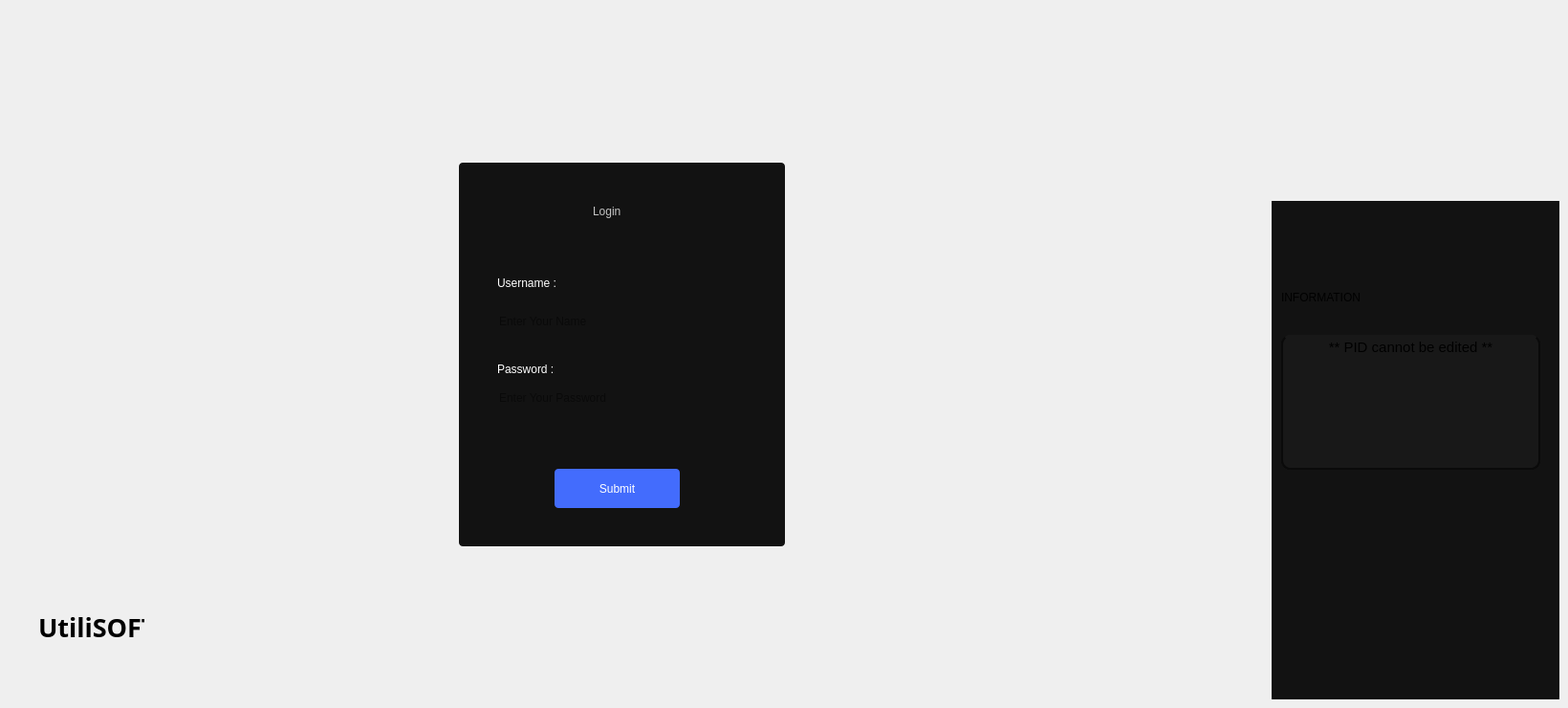
    <widget class="QWidget" name="login">
     <widget class="QWidget" name="widget_96" native="true">
      <property name="geometry">
       <rect>
        <x>1330</x>
        <y>210</y>
        <width>301</width>
        <height>521</height>
       </rect>
      </property>
      <property name="styleSheet">
       <string notr="true">background:#121212;
border: 2px solid #0a0a0a;
border-top:none;</string>
      </property>
      <widget class="QWidget" name="widget_97" native="true">
       <property name="geometry">
        <rect>
         <x>10</x>
         <y>140</y>
         <width>271</width>
         <height>141</height>
        </rect>
       </property>
       <property name="styleSheet">
        <string notr="true">border-radius: 10px;
background:#181818;</string>
       </property>
       <widget class="QTextEdit" name="textEdit_2">
        <property name="geometry">
         <rect>
          <x>0</x>
          <y>0</y>
          <width>271</width>
          <height>141</height>
         </rect>
        </property>
        <property name="styleSheet">
         <string notr="true">font: 12pt &quot;Microsoft Sans Serif&quot;;</string>
        </property>
        <property name="html">
         <string>&lt;!DOCTYPE HTML PUBLIC &quot;-//W3C//DTD HTML 4.0//EN&quot; &quot;http://www.w3.org/TR/REC-html40/strict.dtd&quot;&gt;
&lt;html&gt;&lt;head&gt;&lt;meta name=&quot;qrichtext&quot; content=&quot;1&quot; /&gt;&lt;meta charset=&quot;utf-8&quot; /&gt;&lt;style type=&quot;text/css&quot;&gt;
p, li { white-space: pre-wrap; }
hr { height: 1px; border-width: 0; }
li.unchecked::marker { content: &quot;\2610&quot;; }
li.checked::marker { content: &quot;\2612&quot;; }
&lt;/style&gt;&lt;/head&gt;&lt;body style=&quot; font-family:'Microsoft Sans Serif'; font-size:12pt; font-weight:400; font-style:normal;&quot;&gt;
&lt;p align=&quot;center&quot; style=&quot; margin-top:0px; margin-bottom:0px; margin-left:0px; margin-right:0px; -qt-block-indent:0; text-indent:0px;&quot;&gt;&lt;span style=&quot; font-family:'Segoe UI'; font-size:11pt;&quot;&gt;** PID cannot be edited **&lt;/span&gt;&lt;/p&gt;
&lt;p align=&quot;center&quot; style=&quot;-qt-paragraph-type:empty; margin-top:0px; margin-bottom:0px; margin-left:0px; margin-right:0px; -qt-block-indent:0; text-indent:0px; font-family:'Segoe UI'; font-size:11pt;&quot;&gt;&lt;br /&gt;&lt;/p&gt;
&lt;p align=&quot;center&quot; style=&quot;-qt-paragraph-type:empty; margin-top:0px; margin-bottom:0px; margin-left:0px; margin-right:0px; -qt-block-indent:0; text-indent:0px; font-family:'Segoe UI'; font-size:11pt;&quot;&gt;&lt;br /&gt;&lt;/p&gt;&lt;/body&gt;&lt;/html&gt;</string>
        </property>
       </widget>
      </widget>
      <widget class="QWidget" name="widget_98" native="true">
       <property name="geometry">
        <rect>
         <x>980</x>
         <y>0</y>
         <width>301</width>
         <height>720</height>
        </rect>
       </property>
       <property name="styleSheet">
        <string notr="true">background:#0a0a0a;
border: 2px solid #121212;
border-top:none;</string>
       </property>
       <widget class="QLabel" name="label_286">
        <property name="geometry">
         <rect>
          <x>20</x>
          <y>20</y>
          <width>111</width>
          <height>61</height>
         </rect>
        </property>
        <property name="styleSheet">
         <string notr="true">font: 16pt &quot;Sans Serif Collection&quot;;
border:none;</string>
        </property>
        <property name="text">
         <string>Overview</string>
        </property>
       </widget>
       <widget class="QWidget" name="widget_99" native="true">
        <property name="geometry">
         <rect>
          <x>20</x>
          <y>80</y>
          <width>271</width>
          <height>141</height>
         </rect>
        </property>
        <property name="styleSheet">
         <string notr="true">border-radius: 10px;
background:#181818;</string>
        </property>
        <widget class="QLabel" name="label_287">
         <property name="geometry">
          <rect>
           <x>30</x>
           <y>20</y>
           <width>71</width>
           <height>21</height>
          </rect>
         </property>
         <property name="styleSheet">
          <string notr="true">color:#494949;
</string>
         </property>
         <property name="text">
          <string>Total Sales:</string>
         </property>
        </widget>
        <widget class="QLabel" name="label_290">
         <property name="geometry">
          <rect>
           <x>30</x>
           <y>60</y>
           <width>71</width>
           <height>21</height>
          </rect>
         </property>
         <property name="styleSheet">
          <string notr="true">color:#494949;
</string>
         </property>
         <property name="text">
          <string>Total Profit:</string>
         </property>
        </widget>
        <widget class="QLabel" name="label_291">
         <property name="geometry">
          <rect>
           <x>30</x>
           <y>100</y>
           <width>91</width>
           <height>21</height>
          </rect>
         </property>
         <property name="styleSheet">
          <string notr="true">color:#494949;
</string>
         </property>
         <property name="text">
          <string>Remaining Stock:</string>
         </property>
        </widget>
        <widget class="QLabel" name="label_292">
         <property name="geometry">
          <rect>
           <x>170</x>
           <y>20</y>
           <width>91</width>
           <height>16</height>
          </rect>
         </property>
         <property name="styleSheet">
          <string notr="true">border:none;
color:#adadad;</string>
         </property>
         <property name="text">
          <string>4000</string>
         </property>
        </widget>
        <widget class="QLabel" name="label_293">
         <property name="geometry">
          <rect>
           <x>170</x>
           <y>60</y>
           <width>91</width>
           <height>16</height>
          </rect>
         </property>
         <property name="styleSheet">
          <string notr="true">border:none;
color:#adadad;</string>
         </property>
         <property name="text">
          <string>23%</string>
         </property>
        </widget>
        <widget class="QLabel" name="label_294">
         <property name="geometry">
          <rect>
           <x>170</x>
           <y>100</y>
           <width>91</width>
           <height>16</height>
          </rect>
         </property>
         <property name="styleSheet">
          <string notr="true">border:none;
color:#adadad;</string>
         </property>
         <property name="text">
          <string>3978</string>
         </property>
        </widget>
       </widget>
       <widget class="QLabel" name="label_295">
        <property name="geometry">
         <rect>
          <x>30</x>
          <y>240</y>
          <width>141</width>
          <height>61</height>
         </rect>
        </property>
        <property name="styleSheet">
         <string notr="true">font: 16pt &quot;Sans Serif Collection&quot;;
border:none;</string>
        </property>
        <property name="text">
         <string>Weekly Report</string>
        </property>
       </widget>
       <widget class="QTableWidget" name="tableWidget_21">
        <property name="geometry">
         <rect>
          <x>20</x>
          <y>310</y>
          <width>271</width>
          <height>231</height>
         </rect>
        </property>
        <property name="styleSheet">
         <string notr="true">QTableWidget, QTableView {
    border: 1px solid #121212;
    border-radius: 5px;
    gridline-color: #ddd;
    background-color: #adadad;
    font-size: 10px;
    font-family: Arial, sans-serif;
    color: #333;
    selection-background-color: #0078D7;
    selection-color: white;
}

QHeaderView::section {
    background-color:#0a0a0a;
    color: white;
    padding: 4px;
    border: 1px solid #121212;
    font-size: 10px;
    font-weight: bold;
    text-align: center;
}

QTableWidget::item, QTableView::item {
    padding: 2px;
    border-bottom: 1px solid #ddd;
    text-align: center;
}

QTableWidget::item:selected, QTableView::item:selected {
    background-color: #0078D7;
    color: white;
}

QTableCornerButton::section {
    background-color: #adadad;
    border: 1px solid #adadad;
	border-top-left-radius: 8px;
  
}
</string>
        </property>
        <row/>
        <row/>
        <row/>
        <row/>
        <column>
         <property name="text">
          <string>Total Sales</string>
         </property>
        </column>
        <column>
         <property name="text">
          <string>Total Profit</string>
         </property>
        </column>
        <column>
         <property name="text">
          <string>Remaining Debtors</string>
         </property>
        </column>
        <column>
         <property name="text">
          <string>Remaining Stock</string>
         </property>
        </column>
        <item row="0" column="0">
         <property name="text">
          <string>2123</string>
         </property>
        </item>
       </widget>
      </widget>
      <widget class="QLabel" name="label_296">
       <property name="geometry">
        <rect>
         <x>10</x>
         <y>70</y>
         <width>181</width>
         <height>61</height>
        </rect>
       </property>
       <property name="styleSheet">
        <string notr="true">font: 16pt &quot;Sans Serif Collection&quot;;
border:none;</string>
       </property>
       <property name="text">
        <string>INFORMATION</string>
       </property>
      </widget>
      <widget class="QPushButton" name="pushButton_21">
       <property name="geometry">
        <rect>
         <x>250</x>
         <y>20</y>
         <width>21</width>
         <height>20</height>
        </rect>
       </property>
       <property name="styleSheet">
        <string notr="true">border:none;</string>
       </property>
       <property name="text">
        <string/>
       </property>
      </widget>
      <widget class="QLabel" name="label_75">
       <property name="geometry">
        <rect>
         <x>250</x>
         <y>20</y>
         <width>21</width>
         <height>21</height>
        </rect>
       </property>
       <property name="styleSheet">
        <string notr="true">background-color:transparent;
background-image: url(&quot;:/new/prefix1/images/cancel-01-Stroke-Rounded.png&quot;);
    background-repeat: no-repeat;
    background-position: center;
    background-origin: content;
border:none;</string>
       </property>
       <property name="text">
        <string/>
       </property>
      </widget>
     </widget>
     <widget class="QWidget" name="widget_29" native="true">
      <property name="geometry">
       <rect>
        <x>0</x>
        <y>10</y>
        <width>1290</width>
        <height>691</height>
       </rect>
      </property>
      <property name="styleSheet">
       <string notr="true">background-color:transparent;
background-image: url(&quot;:/new/prefix1/images/wmremove-transformed (1).png&quot;);
    background-repeat: no-repeat;
    background-position: center;
    background-origin: content;
max-width:1290px;
max-height:720px;</string>
      </property>
      <widget class="QFrame" name="frame_9">
       <property name="geometry">
        <rect>
         <x>480</x>
         <y>160</y>
         <width>341</width>
         <height>401</height>
        </rect>
       </property>
       <property name="styleSheet">
        <string notr="true"> background: #121212;
  border-radius: 4px;
</string>
       </property>
       <property name="frameShape">
        <enum>QFrame::Shape::StyledPanel</enum>
       </property>
       <property name="frameShadow">
        <enum>QFrame::Shadow::Raised</enum>
       </property>
       <widget class="QLabel" name="label_70">
        <property name="geometry">
         <rect>
          <x>140</x>
          <y>10</y>
          <width>71</width>
          <height>71</height>
         </rect>
        </property>
        <property name="styleSheet">
         <string notr="true">
border: none;
 background: transparent;</string>
        </property>
        <property name="text">
         <string/>
        </property>
        <property name="pixmap">
         <pixmap>../../../../Qt/pictures/user_1077063.png</pixmap>
        </property>
        <property name="scaledContents">
         <bool>true</bool>
        </property>
       </widget>
       <widget class="QLabel" name="label_274">
        <property name="geometry">
         <rect>
          <x>140</x>
          <y>20</y>
          <width>81</width>
          <height>61</height>
         </rect>
        </property>
        <property name="styleSheet">
         <string notr="true">font: 600 20pt &quot;Sans Serif Collection&quot;;
border:none;
background:none;
color: #c3c3c3;</string>
        </property>
        <property name="text">
         <string>Login</string>
        </property>
       </widget>
       <widget class="QLineEdit" name="lineEdit_8">
        <property name="geometry">
         <rect>
          <x>40</x>
          <y>150</y>
          <width>261</width>
          <height>31</height>
         </rect>
        </property>
        <property name="whatsThis">
         <string>&lt;html&gt;&lt;head/&gt;&lt;body&gt;&lt;p&gt;jnm,nm,nm,&lt;/p&gt;&lt;/body&gt;&lt;/html&gt;</string>
        </property>
        <property name="styleSheet">
         <string notr="true">border:none;
border-bottom: 1px solid #3a3a3a;
background:transparent;
border-radius:4px;

QLineEdit::placeholder {
    color: #fff000;  /* Adjust transparency for visibility */
    font-size: 16px;
}</string>
        </property>
        <property name="text">
         <string/>
        </property>
        <property name="placeholderText">
         <string>Enter Your Name</string>
        </property>
       </widget>
       <widget class="QLabel" name="label_73">
        <property name="geometry">
         <rect>
          <x>40</x>
          <y>110</y>
          <width>71</width>
          <height>31</height>
         </rect>
        </property>
        <property name="styleSheet">
         <string notr="true">color:white;
font: 10pt &quot;Segoe UI&quot;;
border: none;</string>
        </property>
        <property name="text">
         <string>Username :</string>
        </property>
       </widget>
       <widget class="QLabel" name="label_76">
        <property name="geometry">
         <rect>
          <x>40</x>
          <y>200</y>
          <width>71</width>
          <height>31</height>
         </rect>
        </property>
        <property name="styleSheet">
         <string notr="true">color:white;
font: 10pt &quot;Segoe UI&quot;;
border: none;</string>
        </property>
        <property name="text">
         <string>Password :</string>
        </property>
       </widget>
       <widget class="QLineEdit" name="lineEdit_9">
        <property name="geometry">
         <rect>
          <x>40</x>
          <y>230</y>
          <width>261</width>
          <height>31</height>
         </rect>
        </property>
        <property name="whatsThis">
         <string>&lt;html&gt;&lt;head/&gt;&lt;body&gt;&lt;p&gt;jnm,nm,nm,&lt;/p&gt;&lt;/body&gt;&lt;/html&gt;</string>
        </property>
        <property name="styleSheet">
         <string notr="true">border:none;
border-bottom: 1px solid #3a3a3a;
background:transparent;
border-radius:4px;

QLineEdit::placeholder {
    color: #fff000;  /* Adjust transparency for visibility */
    font-size: 16px;
}</string>
        </property>
        <property name="text">
         <string/>
        </property>
        <property name="placeholderText">
         <string>Enter Your Password</string>
        </property>
       </widget>
       <widget class="QLabel" name="label_77">
        <property name="geometry">
         <rect>
          <x>270</x>
          <y>230</y>
          <width>31</width>
          <height>31</height>
         </rect>
        </property>
        <property name="styleSheet">
         <string notr="true">background-color:transparent;
background-image: url(&quot;:/new/prefix1/images/locked-Stroke-Rounded.png&quot;);
    background-repeat: no-repeat;
    background-position: center;
    background-origin: content;</string>
        </property>
        <property name="text">
         <string/>
        </property>
        <property name="pixmap">
         <pixmap>../../../../Qt/pictures/lock_3039483.png</pixmap>
        </property>
        <property name="scaledContents">
         <bool>true</bool>
        </property>
       </widget>
       <widget class="QPushButton" name="pushButton_86">
        <property name="geometry">
         <rect>
          <x>100</x>
          <y>320</y>
          <width>131</width>
          <height>41</height>
         </rect>
        </property>
        <property name="styleSheet">
         <string notr="true">background:#436cfd;
font: 500 10pt &quot;Microsoft Sans Serif&quot;;
color:white;
border-radius: 4px;
</string>
        </property>
        <property name="text">
         <string>Submit</string>
        </property>
       </widget>
       <widget class="QLabel" name="label_275">
        <property name="geometry">
         <rect>
          <x>270</x>
          <y>150</y>
          <width>31</width>
          <height>31</height>
         </rect>
        </property>
        <property name="styleSheet">
         <string notr="true">background-color:transparent;
background-image: url(&quot;:/new/prefix1/images/user-circle-Stroke-Rounded.png&quot;);
    background-repeat: no-repeat;
    background-position: center;
    background-origin: content;</string>
        </property>
        <property name="text">
         <string/>
        </property>
        <property name="scaledContents">
         <bool>true</bool>
        </property>
       </widget>
      </widget>
      <widget class="QLabel" name="label_74">
       <property name="geometry">
        <rect>
         <x>40</x>
         <y>630</y>
         <width>111</width>
         <height>31</height>
        </rect>
       </property>
       <property name="font">
        <font>
         <family>Century Gothic</family>
         <pointsize>20</pointsize>
         <italic>false</italic>
         <bold>true</bold>
         <underline>false</underline>
        </font>
       </property>
       <property name="styleSheet">
        <string notr="true">font: 700 20pt &quot;Century Gothic&quot;;
background:none;
border:none;
</string>
       </property>
       <property name="text">
        <string>UtiliSOFT</string>
       </property>
      </widget>
     </widget>
     <zorder>widget_29</zorder>
     <zorder>widget_96</zorder>
    </widget>
